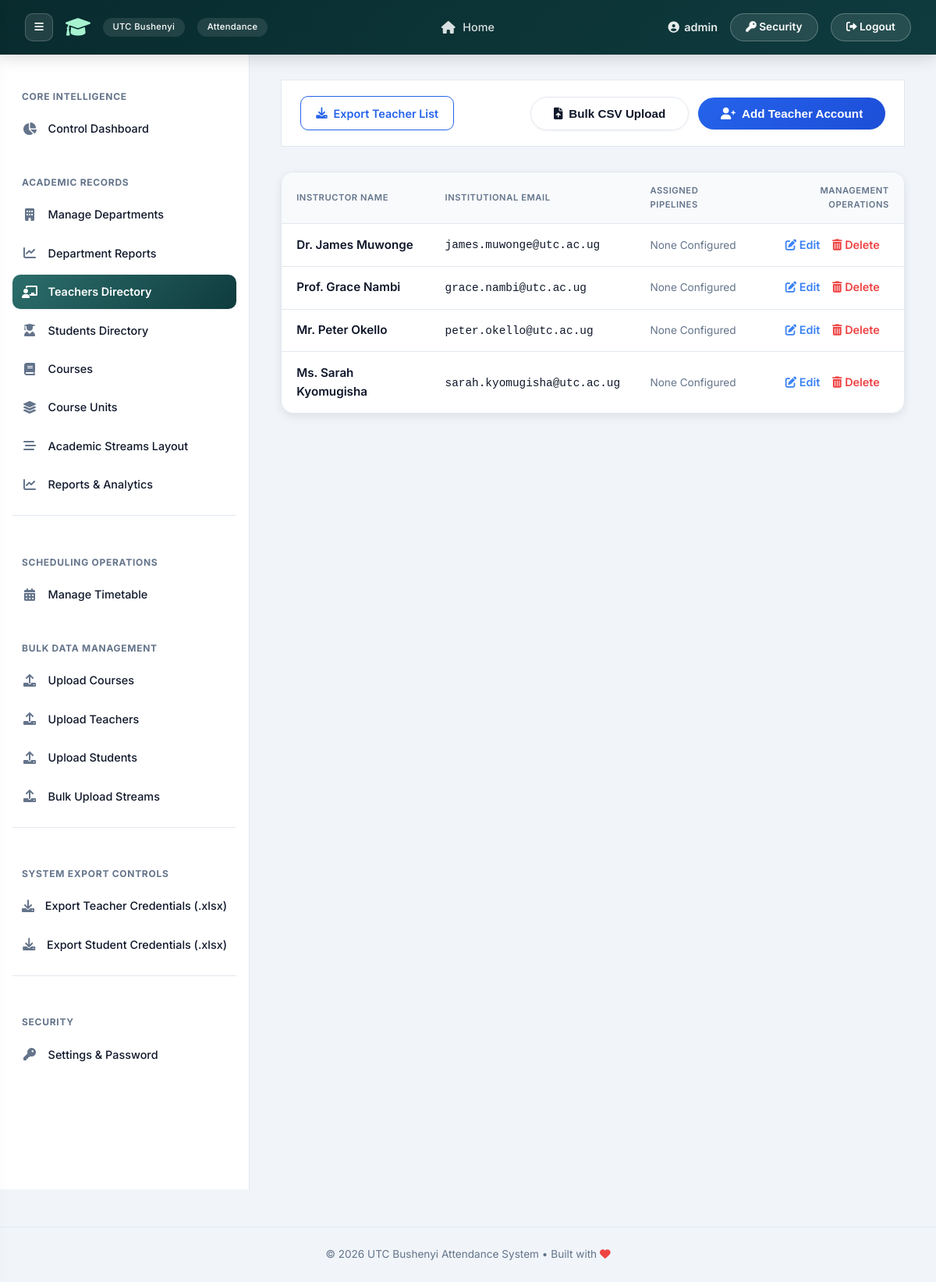
The app's page /user-admin/manage-teachers/ (signed in) with its own data.
### attendance/models.py (models this page shows, shortened)
class User(AbstractUser): #[cite: 1]
    IS_ADMIN = 'ADMIN' #[cite: 1]
    IS_TEACHER = 'TEACHER' #[cite: 1]
    IS_STUDENT = 'STUDENT' #[cite: 1]
    ROLE_CHOICES = [ #[cite: 1]
        (IS_ADMIN, 'Admin'), #[cite: 1]
        (IS_TEACHER, 'Teacher/Lecturer'), #[cite: 1]
        (IS_STUDENT, 'Student'), #[cite: 1]
    ]
    role = models.CharField(max_length=10, choices=ROLE_CHOICES, default=IS_STUDENT) #[cite: 1]
    raw_password_archive = models.CharField(max_length=128, blank=True, null=True) #[cite: 1]

class TeacherProfile(models.Model): #[cite: 1]
    user = models.OneToOneField(User, on_delete=models.CASCADE, related_name='teacher_profile') #[cite: 1]
    name = models.CharField(max_length=255) #[cite: 1]
    courses = models.ManyToManyField('Course', blank=True, related_name='teachers') #[cite: 1]

### attendance/views_admin.py (the view, shortened to what this page needs)
# urls.py: path('user-admin/manage-teachers/', views_admin.manage_teachers, name='manage_teachers'),
@login_required
@transaction.atomic
def manage_teachers(request):
    if request.user.role != User.IS_ADMIN:
        return HttpResponse("Unauthorized", status=403)
    teachers = TeacherProfile.objects.select_related('user').prefetch_related('courses').all()
    all_courses = Course.objects.all()
    return render(request, 'attendance/manage_teachers.html', {
        'teachers': teachers,
        'all_courses': all_courses,
        'active_courses_list': all_courses
    })

### templates/attendance/manage_teachers.html (shortened to what this page needs)
{% extends 'attendance/base.html' %}
{% block content %}
<div class="page-header-actions">
    <div>
        <a href="{% url 'attendance:export_credentials' 'teachers' %}" class="btn-download-list">
            <i class="fas fa-download"></i> Export Teacher List
        </a>
    </div>
    <div class="action-group">
        <button class="btn btn-outline" onclick="location.href='{% url 'attendance:bulk_upload_teachers' %}'">
            <i class="fas fa-file-upload"></i> Bulk CSV Upload
        </button>
        <button class="btn" id="openModalBtn" style="background: linear-gradient(135deg, #2563eb, #1d4ed8);">
            <i class="fas fa-user-plus"></i> Add Teacher Account
        </button>
    </div>
</div>
<div class="card" style="padding: 0; overflow: hidden;">
    <table class="table">
        <thead>
            <tr>
                <th>Instructor Name</th>
                <th>Institutional Email</th>
                <th>Assigned Pipelines</th>
                <th style="text-align: right;">Management Operations</th>
            </tr>
        </thead>
        <tbody>
            {% for teacher in teachers %}
            <tr>
                <td style="font-weight: 600; color: var(--text-main);">{{ teacher.name }}</td>
                <td><code style="font-size:0.9rem;">{{ teacher.user.email }}</code></td>
                <td>
                    {% for course in teacher.courses.all %}
                        <span class="table-badge">{{ course.code }}</span>
                    {% empty %}
                        <span style="color: var(--text-muted); font-size: 0.85rem;">None Configured</span>
                    {% endfor %}
                </td>
                <td style="text-align: right;">
                    <a href="{% url 'attendance:edit_teacher' teacher.pk %}" class="action-link edit">
                        <i class="fas fa-edit"></i> Edit
                    </a>
                    <a href="{% url 'attendance:delete_teacher' teacher.pk %}" class="action-link delete" onclick="return confirm('Permanently drop this instructor from systems?');">
                        <i class="fas fa-trash-alt"></i> Delete
                    </a>
                </td>
            </tr>
            {% endfor %}
        </tbody>
    </table>
</div>
{% endblock %}

### templates/attendance/base.html (shortened to what this page needs)
<!DOCTYPE html>
<html lang="en">
<head>
    <link rel="stylesheet" href="https://cdnjs.cloudflare.com/ajax/libs/font-awesome/6.0.0-beta3/css/all.min.css" />
</head>
<body>
    <nav>
        <div class="nav-brand-container">
            {% if user.is_authenticated %}
                <button class="desktop-toggle-btn" id="desktopSidebarToggle" title="Toggle Sidebar Menu">
                    <i class="fas fa-bars"></i>
                </button>
            {% endif %}
            <a href="{% url 'attendance:home' %}" class="nav-brand">
                <i class="fas fa-graduation-cap"></i>
                <span>UTC Bushenyi</span>
                <span>Attendance</span>
            </a>
        </div>
        <div class="nav-links">
            <a href="{% url 'attendance:home' %}"><i class="fas fa-home"></i> Home</a>
        </div>
        <div class="nav-user">
            {% if user.is_authenticated %}
                <span class="user-greeting"><i class="fas fa-user-circle"></i> <strong>{{ user.username }}</strong></span>
                <a href="{% url 'attendance:change_password' %}" class="security-btn"><i class="fas fa-key"></i> Security</a>
                <a href="{% url 'attendance:logout' %}" class="logout-btn"><i class="fas fa-sign-out-alt"></i> Logout</a>
            {% else %}
                <a href="{% url 'attendance:login' %}" class="login-btn"><i class="fas fa-sign-in-alt"></i> Login</a>
            {% endif %}
        </div>
    </nav>
    <div class="app-layout" id="appLayout">
        {% if user.is_authenticated %}
            <aside class="sidebar" id="sidebarContainer">
                {% if user.role == 'ADMIN' or user.is_staff %}
                    <div class="sidebar-heading">Core Intelligence</div>
                    <a href="{% url 'attendance:admin_dashboard' %}" class="sidebar-link {% if request.resolver_match.url_name == 'admin_dashboard' %}active{% endif %}">
                        <i class="fas fa-chart-pie"></i> Control Dashboard
                    </a>
                    <div class="sidebar-heading">Academic Records</div>
                    <a href="{% url 'attendance:manage_departments' %}" class="sidebar-link {% if request.resolver_match.url_name == 'manage_departments' %}active{% endif %}">
                        <i class="fas fa-building"></i> Manage Departments
                    </a>
                    <a href="{% url 'attendance:admin_report_page' %}" class="sidebar-link {% if request.resolver_match.url_name == 'admin_report_page' %}active{% endif %}">
                        <i class="fas fa-chart-line"></i> Department Reports
                    </a>
                    <a href="{% url 'attendance:manage_teachers' %}" class="sidebar-link {% if request.resolver_match.url_name == 'manage_teachers' %}active{% endif %}">
                        <i class="fas fa-chalkboard-teacher"></i> Teachers Directory
                    </a>
                    <a href="{% url 'attendance:manage_students' %}" class="sidebar-link {% if request.resolver_match.url_name == 'manage_students' %}active{% endif %}">
                        <i class="fas fa-user-graduate"></i> Students Directory
                    </a>
                    <a href="{% url 'attendance:manage_courses' %}" class="sidebar-link {% if request.resolver_match.url_name == 'manage_courses' %}active{% endif %}">
                        <i class="fas fa-book"></i> Courses
                    </a>
                    <a href="{% url 'attendance:manage_course_units' %}" class="sidebar-link {% if request.resolver_match.url_name == 'manage_course_units' %}active{% endif %}">
                        <i class="fas fa-layer-group"></i> Course Units
                    </a>
                    <a href="{% url 'attendance:manage_streams' %}" class="sidebar-link {% if request.resolver_match.url_name == 'manage_streams' %}active{% endif %}">
                        <i class="fas fa-stream"></i> Academic Streams Layout
                    </a>
                    <a href="{% url 'attendance:analytics_dashboard' %}" class="sidebar-link {% if request.resolver_match.url_name == 'analytics_dashboard' %}active{% endif %}">
                        <i class="fas fa-chart-line"></i> Reports & Analytics
                    </a>
                    <span class="sidebar-divider"></span>
                    <div class="sidebar-heading">Scheduling Operations</div>
                    <a href="{% url 'attendance:upload_timetable' %}" class="sidebar-link {% if request.resolver_match.url_name == 'upload_timetable' %}active{% endif %}">
                        <i class="fas fa-calendar-alt"></i> Manage Timetable
                    </a>
                    <div class="sidebar-heading">Bulk Data Management</div>
                    <a href="{% url 'attendance:bulk_upload_courses' %}" class="sidebar-link {% if request.resolver_match.url_name == 'bulk_upload_courses' %}active{% endif %}">
                        <i class="fas fa-upload"></i> Upload Courses
                    </a>
                    <a href="{% url 'attendance:bulk_upload_teachers' %}" class="sidebar-link {% if request.resolver_match.url_name == 'bulk_upload_teachers' %}active{% endif %}">
                        <i class="fas fa-upload"></i> Upload Teachers
                    </a>
                    <a href="{% url 'attendance:bulk_upload_students' %}" class="sidebar-link {% if request.resolver_match.url_name == 'bulk_upload_students' %}active{% endif %}">
                        <i class="fas fa-upload"></i> Upload Students
                    </a>
                    <a href="{% url 'attendance:bulk_upload_streams' %}" class="sidebar-link {% if request.resolver_match.url_name == 'bulk_upload_streams' %}active{% endif %}">
                        <i class="fas fa-upload"></i> Bulk Upload Streams
                    </a>
                    <span class="sidebar-divider"></span>
                    <div class="sidebar-heading">System Export Controls</div>
                    <a href="{% url 'attendance:export_credentials' 'teachers' %}" class="sidebar-link">
                        <i class="fas fa-download"></i> Export Teacher Credentials (.xlsx)
                    </a>
                    <a href="{% url 'attendance:export_credentials' 'students' %}" class="sidebar-link">
                        <i class="fas fa-download"></i> Export Student Credentials (.xlsx)
                    </a>
                    <span class="sidebar-divider"></span>
                    <div class="sidebar-heading">Security</div>
                    <a href="{% url 'attendance:change_password' %}" class="sidebar-link {% if request.resolver_match.url_name == 'change_password' %}active{% endif %}">
                        <i class="fas fa-key"></i> Settings & Password
                    </a>
                {% endif %}
            </aside>
        {% endif %}
        <main class="main-content">
            {% block content %}{% endblock %}
        </main>
    </div>
    <div class="footer">
        &copy; 2026 UTC Bushenyi Attendance System &bull; Built with <i class="fas fa-heart" style="color:#ef4444;"></i>
    </div>
</body>
</html>

### templates/attendance/manage_teachers.html (style rules this page uses)
.page-header-actions { display: flex; justify-content: space-between; align-items: center; margin-bottom: 2rem; flex-wrap: wrap; gap: 1rem; background: #ffffff; padding: 1.25rem 1.5rem; border-radius: var(--radius-md); border: 1px solid var(--border); }
.action-group { display: flex; align-items: center; gap: 0.75rem; }
.btn-download-list { display: inline-flex; align-items: center; gap: 0.5rem; padding: 0.6rem 1.2rem; border-radius: var(--radius-sm); background-color: #ffffff; color: #2563eb; border: 1px solid #2563eb; font-weight: 600; font-size: 0.9rem; transition: var(--transition); cursor: pointer; text-decoration: none; }
.action-link { font-size: 0.9rem; font-weight: 600; margin-right: 0.75rem; transition: var(--transition); }
.action-link.edit { color: var(--accent); }
.action-link.delete { color: var(--danger); }

### records on screen
User: username "admin"
TeacherProfile: name "Dr. James Muwonge", user.email "james.muwonge@utc.ac.ug"
TeacherProfile: name "Prof. Grace Nambi", user.email "grace.nambi@utc.ac.ug"
TeacherProfile: name "Mr. Peter Okello", user.email "peter.okello@utc.ac.ug"
TeacherProfile: name "Ms. Sarah Kyomugisha", user.email "sarah.kyomugisha@utc.ac.ug"
